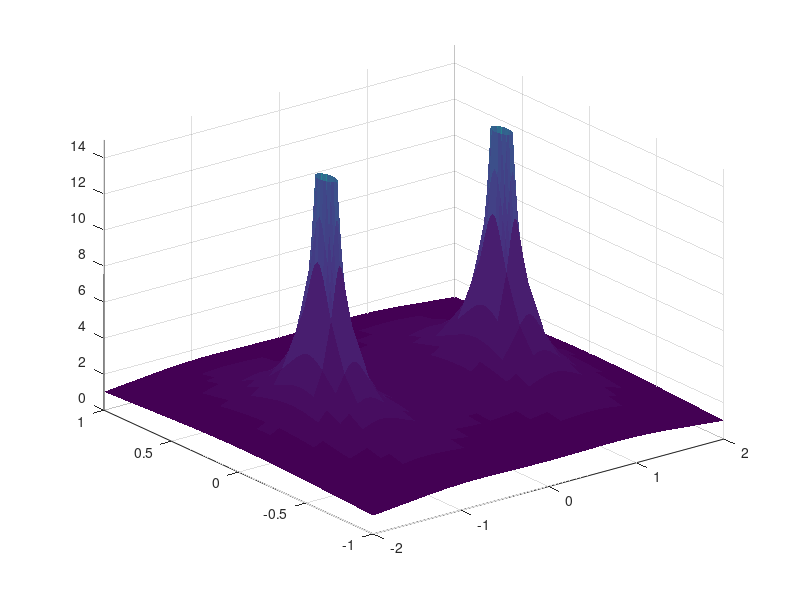

MATLAB code for this plot:
[x,y]=meshgrid(-2:.1:2);
z=1./(sqrt((1-x).^2+y.^2))+1./(sqrt((1+x).^2+y.^2));
surf(x,y,z), shading flat

xx=[-2:.1:-1.2, -1.1:0.02:-0.9, -0.8:0.1:0.8, 0.9:0.02:1.1, 1.2:0.1:2];
yy=[-1:0.1:-0.2, -0.1:0.02:0.1, 0.2:.1:1];
[x,y]=meshgrid(xx,yy);
z=1./(sqrt((1-x).^2+y.^2))+1./(sqrt((1+x).^2+y.^2));
surf(x,y,z), shading flat; set(gca,'zlim',[0,15])
